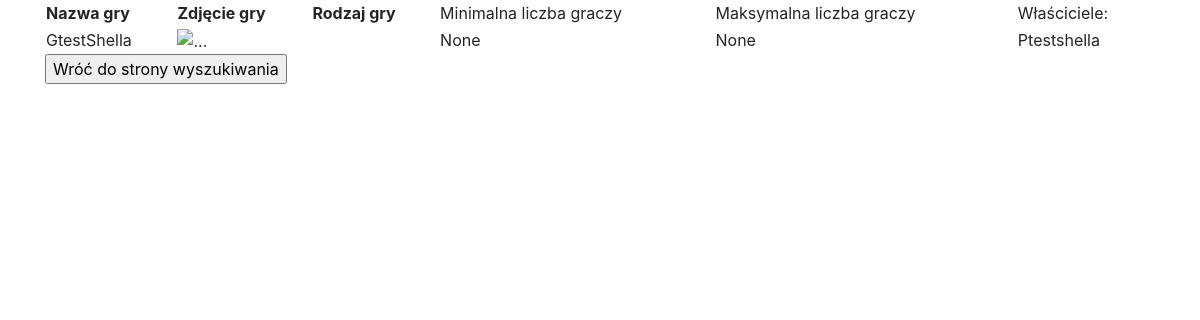
The app's page /a/11/ with its own data.
### main/models.py (models this page shows, shortened)
class Game(models.Model):
    name = models.CharField(verbose_name="Nazwa gry", max_length=128, blank=True)
    image = models.ImageField(verbose_name="Zdjęcie gry", null=True, blank=True, upload_to="game_images")
    min_player = models.PositiveSmallIntegerField(verbose_name="Minimalna liczba graczy", blank=True, null=True)
    max_player = models.PositiveSmallIntegerField(verbose_name="Maksymalna liczb graczy", blank=True, null=True)
    game_type = models.CharField(
        verbose_name="Jaki to typ gry",
        max_length=30,
        choices=game_type_like_choices,
        default='',
        blank=True,
    )
    owner = models.ManyToManyField(Person)

class Person(models.Model):
    name = models.CharField(verbose_name="Imie i nazwisko", max_length=128)
    game_type_like = models.CharField(
        verbose_name="Jaki typ gry lubi ta osoba najbardziej",
        max_length=30,
        choices=game_type_like_choices,
        default='wybierz',
    )
    def __str__(self):
        return self.name

### main/views.py (the view)
# urls.py: path('<int:pk>/', GameDetailView.as_view(), name='game-detail'), # jezeli zmienie "game-detail" to wtedy absolute url nie generuje sie do linku
class GameDetailView(DetailView):
    model = Game

### templates/main/game_detail.html (shortened to what this page needs)
<!doctype html>
<html lang="en">
<head>
        <link rel="stylesheet" href="https://stackpath.bootstrapcdn.com/bootstrap/4.4.1/css/bootstrap.min.css">
</head>
<body>
<div class="container">
<table style="width:100%" >
  <tr>
    <th>Nazwa gry</th>
    <th>Zdjęcie gry</th>
    <th>Rodzaj gry</th>
    <td>Minimalna liczba graczy</td>
    <td>Maksymalna liczba graczy</td>
    <td>Właściciele: </td>
  </tr>
  <tr>
    <td>{{ game.name }}</td>
    <td><img src="{{ game.image }}" alt="..."></td>
    <td>{{ game.game_type }}</td>
    <td>{{ game.min_player }}</td>
    <td>{{ game.max_player }}</td>
    <td>{% for owner in game.owner.all  %}{{ owner }}{% if not forloop.last %}, {% endif %} {% endfor %}</td>
  </tr>
</table>
    <input type="button" value="Wróć do strony wyszukiwania" onclick="window.location.href = 'http://127.0.0.1:8000/a/'">
</div>
</body>
</html>

### records on screen
Game: name "GtestShella", min_player "None", max_player "None"
Person: name "Ptestshella"
